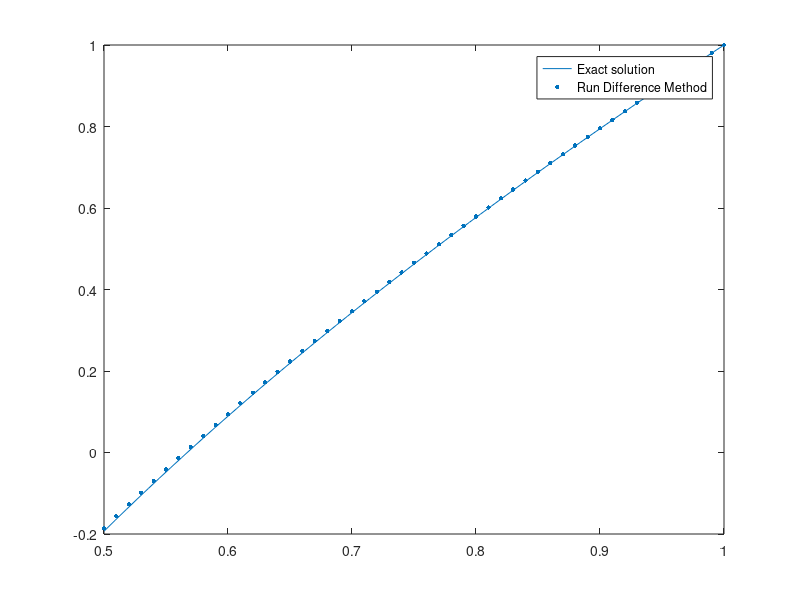

Here is the MATLAB script that generated this plot:
clear;
clc;


# Метод разности прогонки
# 4 variant

function y = p(x)
  y = 1/x;
endfunction
function y = q(x)
  y = 0;
endfunction
function y = f(x)
  y = 1/x;
endfunction
function y = f_0(x)
  y = 0;
endfunction

alpha0 = 0; betta0 = 1; gamma0 = 3;
alpha1 = 1; betta1 = 0; gamma1 = 1;

a = 0.5; b = 1;

tau = 0.01;
n = (b-a)/tau + 1;
x = a:tau:b;

u = @(x) x + log(x);

function [a, b, c] = vec_coef(x, h, p, q)
  a = zeros(1, size(x)(2) - 1);
  b = zeros(1, size(x)(2) - 1);
  c = zeros(1, size(x)(2) - 1);
  for k = 1:size(x)(2) - 1
    a(k) = 1 + p(x(k)) * h / 2;
    b(k) = -(2 + h^2 * q(x(k)));
    c(k) = 1 - p(x(k)) * h / 2;
  endfor
endfunction

function y = t(x, h)
  y = f(x) * h^2;
endfunction

[a, b, c] = vec_coef(x, tau, @p, @q);

alpha01 = alpha0 - betta0 / tau
alpha02 = -betta1 / tau
gamma01 = gamma0
betta01 = betta0 / tau
betta02 = alpha1 + betta1 / tau
gamma02 = gamma1

  
X = -betta01 / alpha01;
Z = gamma01 / alpha01;
y = zeros(n, 1);


for k = 2:n
  X(k) = -a(k - 1)/(b(k - 1) + c(k - 1) * X(k - 1));
  Z(k) = (t(x(k - 1), tau) - c(k - 1) * Z(k - 1)) / (b(k - 1) + c(k - 1) * X(k - 1));
endfor

y(end) = (gamma02 - alpha02 * Z(end)) / (betta02 + alpha02 * X(end));

for k = 1:n - 1
  y(n - k) = X(n - k + 1) * y(n - k + 1) + Z(n - k + 1);
endfor  

#X = zeros(n, 1);
#Z = zeros(n, 1);
#X(end) = -alpha02/betta02;
#Z(end) = gamma02/betta02;
#for k = 1:n - 1
#  X(n - k) = -c(n - k) / (b(n - k) + c(n - k) * X(n - k + 1));
#  Z(n - k) = (t(x(n - k + 1), tau) - a(n - k) * Z(n - k + 1)) / (b(n - k) + a(n - k) * X(n - k + 1)); 
#endfor

#y = (gamma01 - betta01 * Z(1)) / (alpha01 + betta01 * X(1));
#for k = 1:n - 1
#  y(k + 1) = X(k) * y(k) + Z(k)
#endfor


fplot(u, [min(x), max(x)]);
hold on;
scatter(x, y, 10, "filled");
legend("Exact solution", "Run Difference Method");

  
  
  
  
  
  
